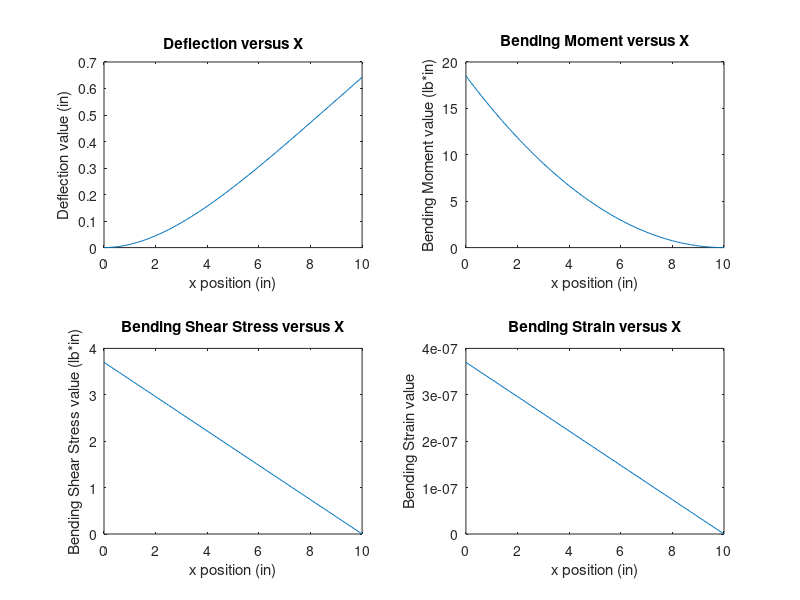
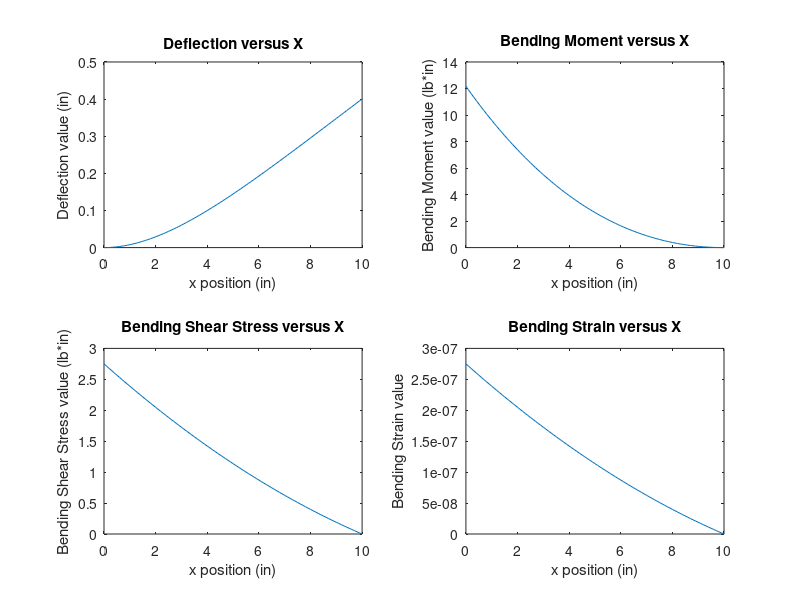
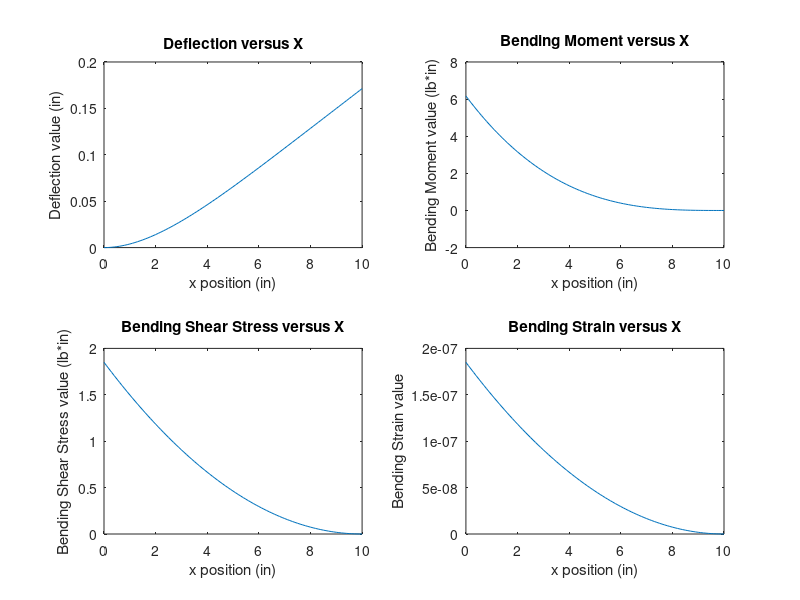

These charts were generated, in order, by the following MATLAB code:
clear;
clc;
close all;

L=10;
x=0:.1:L;
E=10^7; %PSI
I=.000072;
U=1./(E.*I);
Wo=.37
W1=.18
%W1=
%%Rectangular
%Deflection Equation

Rect.Vx=U.*((Wo.*(x.^4)./24)-L.*Wo.*(x.^3)./6+Wo.*(L.^2).*(x.^2)./4);
Rect.MaxV=max(Rect.Vx);

%Moment Equation

Rect.Mx=(.5).*Wo.*(x.^2)-Wo.*L.*x+Wo.*(L.^2)-(.5).*Wo.*(L.^2);
Rect.MaxMx=max(Rect.Mx);

%Shear Stress equation
Rect.ShearStress=-Wo.*x+Wo.*L;
Rect.Strain=Rect.ShearStress./E;

figure(1)
subplot(2,2,1)
plot(x,Rect.Vx)
title('Deflection versus X')
xlabel('x position (in)')
ylabel('Deflection value (in)')
subplot(2,2,2)
plot(x,Rect.Mx)
title('Bending Moment versus X')
xlabel('x position (in)')
ylabel('Bending Moment value (lb*in)')
subplot(2,2,3)
plot(x,Rect.ShearStress)
title('Bending Shear Stress versus X')
xlabel('x position (in)')
ylabel('Bending Shear Stress value (lb*in)')
subplot(2,2,4)
plot(x,Rect.Strain)
title('Bending Strain versus X')
xlabel('x position (in)')
ylabel('Bending Strain value')
%%Trapeziodal
%Deflection Equation

%Vx.Trap=

%Moment Equation

Trap.Mx=(W1-Wo).*(x.^3)./(6.*L)+Wo.*(x.^2)./2-L.*(W1+Wo).*x./2+(2.*W1+Wo).*(L.^2)./6;

Trap.Vx=U.*((W1-Wo).*(x.^5)./(120.*L)+Wo.*(x.^4)./24-L.*(W1+Wo).*(x.^3)./12+(2.*W1+Wo).*(L.^2).*(x.^2)./12);

Trap.ShearStress=-(W1-Wo).*(x.^2)./(2.*L)-Wo.*x+L.*(W1+Wo)./2;

Trap.Strain=Trap.ShearStress./(E);

figure(2)
subplot(2,2,1)
plot(x,Trap.Vx)
title('Deflection versus X')
xlabel('x position (in)')
ylabel('Deflection value (in)')
subplot(2,2,2)
plot(x,Trap.Mx)
title('Bending Moment versus X')
xlabel('x position (in)')
ylabel('Bending Moment value (lb*in)')
subplot(2,2,3)
plot(x,Trap.ShearStress)
title('Bending Shear Stress versus X')
xlabel('x position (in)')
ylabel('Bending Shear Stress value (lb*in)')

subplot(2,2,4)
plot(x,Trap.Strain)
title('Bending Strain versus X')
xlabel('x position (in)')
ylabel('Bending Strain value')

%%Triangular
%Deflection Equation

Tri.Vx=U.*(-Wo.*(x.^5)./(120.*L)+Wo.*(x.^4)./24-Wo.*L.*(x.^3)./12+Wo.*(L.^2).*(x.^2)./12)

%Moment Equation
%Trap.Mx=(W1-Wo).*(x.^3)./(6.*L)+Wo.*(x.^2)./2-L.*(W1+Wo).*x./2+(2.*W1+Wo).*(L.^2)./6;
Tri.Mx=-Wo.*(x.^3)./(6.*L)+Wo.*(x.^2)./2-Wo.*L.*x./2+Wo.*(L.^2)./6;  %-Wo.*x.*(x.^2-3.*L.*x+3.*L.^2)./(6.*L)+(Wo.*L.^2)./6;

Tri.ShearStress=Wo.*(x.^2)./(2.*L)-Wo.*x+Wo.*L./2;

Tri.Strain=Tri.ShearStress./E;


figure(3)
subplot(2,2,1)
plot(x,Tri.Vx)
title('Deflection versus X')
xlabel('x position (in)')
ylabel('Deflection value (in)')
subplot(2,2,2)
plot(x,Tri.Mx)
title('Bending Moment versus X')
xlabel('x position (in)')
ylabel('Bending Moment value (lb*in)')
subplot(2,2,3)
plot(x,Tri.ShearStress)
title('Bending Shear Stress versus X')
xlabel('x position (in)')
ylabel('Bending Shear Stress value (lb*in)')

subplot(2,2,4)
plot(x,Tri.Strain)
title('Bending Strain versus X')
xlabel('x position (in)')
ylabel('Bending Strain value')


